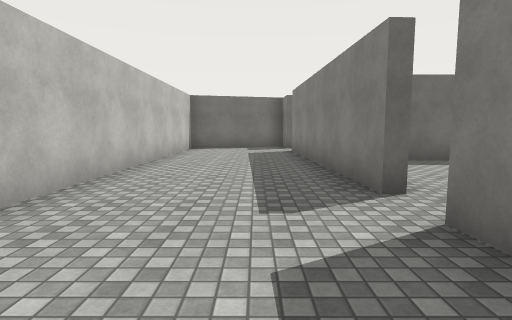
view 1 (above)

22 first-person views from a walk through a Unity game level. The camera is 1.4 m above the floor, tilts 6° down and sees 80° across. The floor is counted in squares, 2 m on a side. Each view is taken from the middle of a square. On the plan, view 1 faces up. The plan holds only what a view shows up to about 10 squares ahead; the rest is blank. The place goes on beyond the plan. The player character is not drawn. Surface patterns are stand-ins for the level's own textures.

view 2
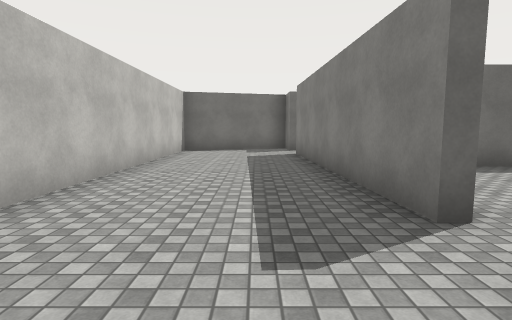

view 3
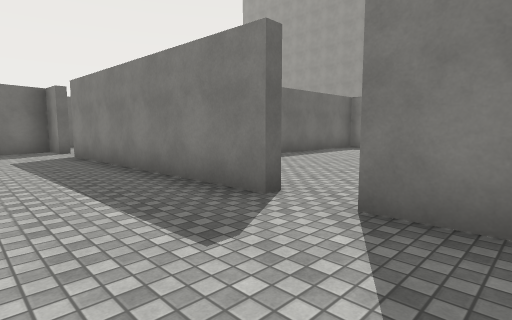

view 4
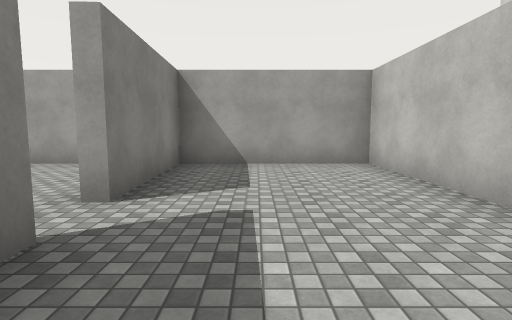

view 5
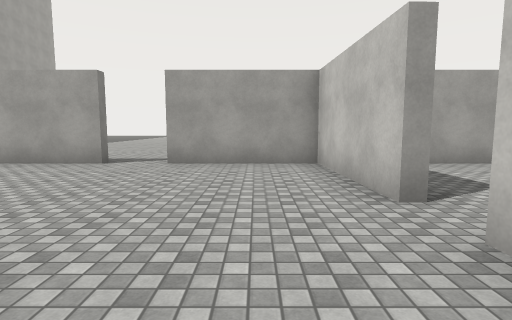

view 6
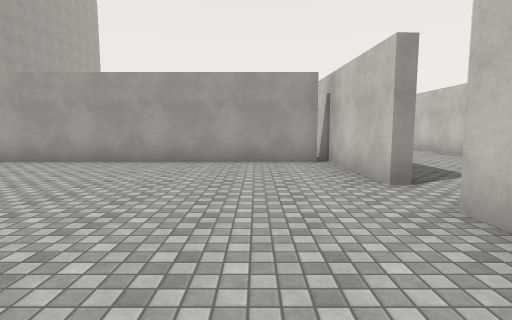

view 7
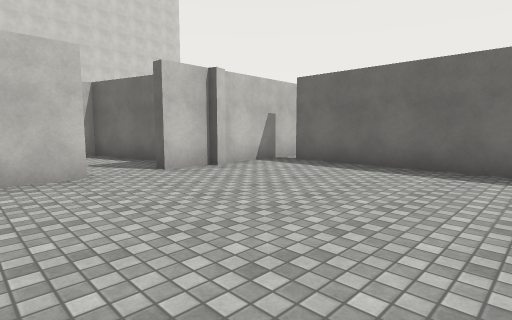

view 8
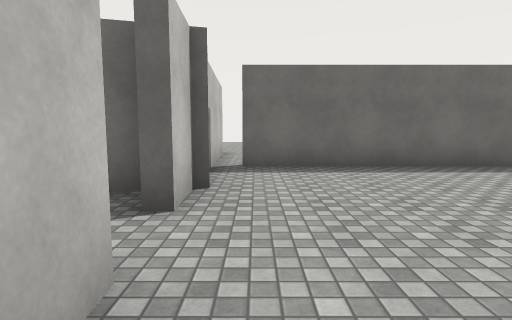

view 9
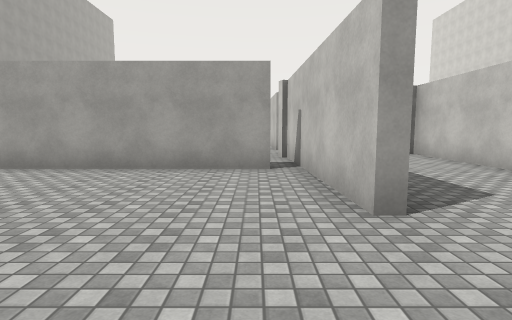

view 10
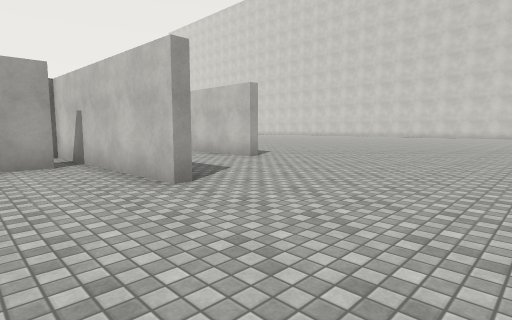

view 11
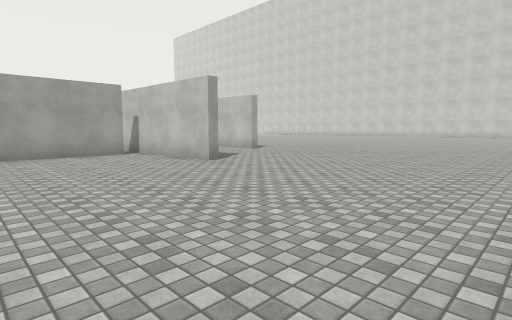

view 12
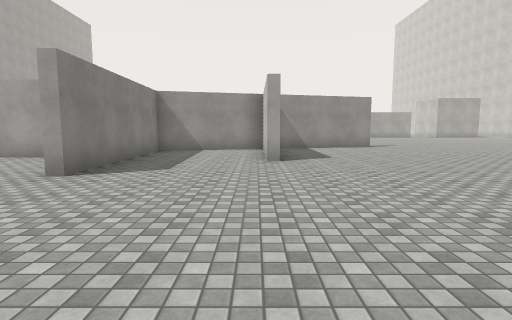

view 13
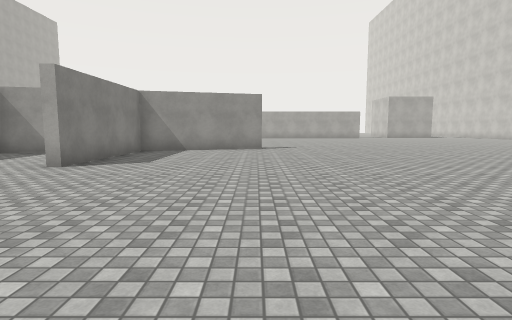

view 14
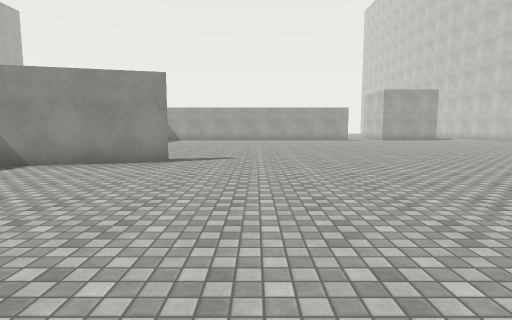

view 15
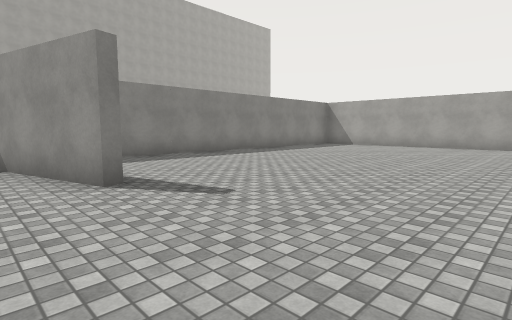

view 16
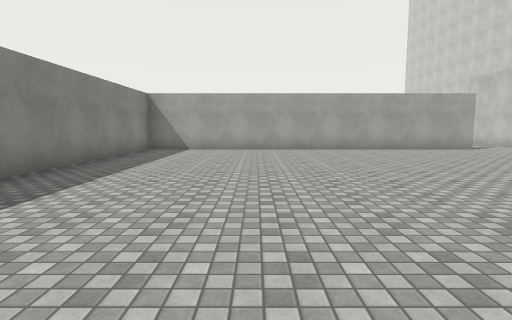

view 17
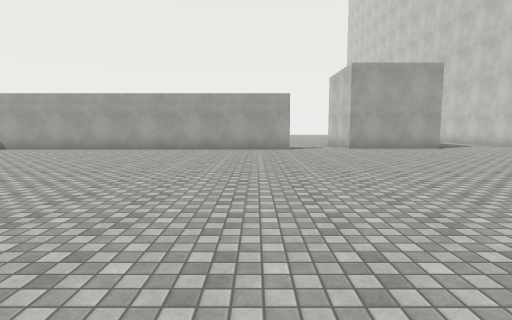

view 18
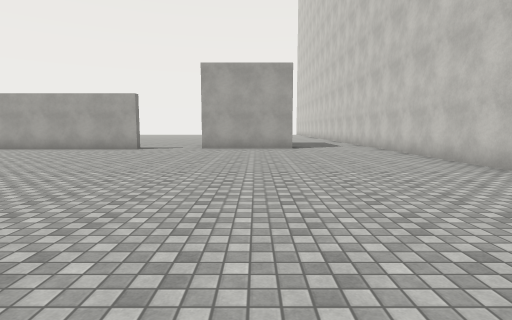

view 19
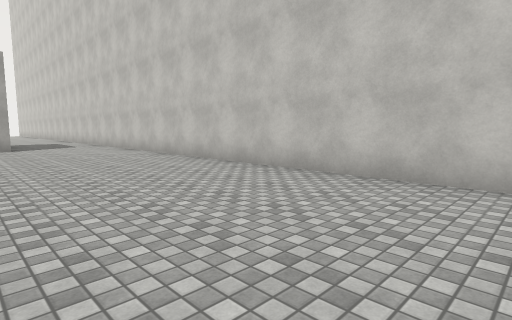

view 20
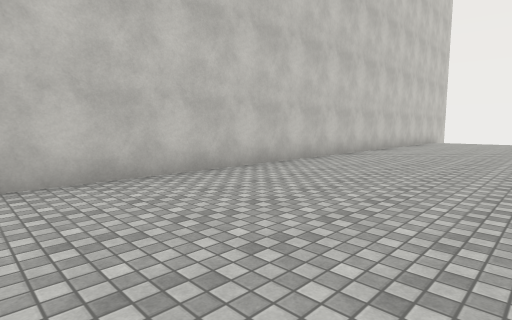

view 21
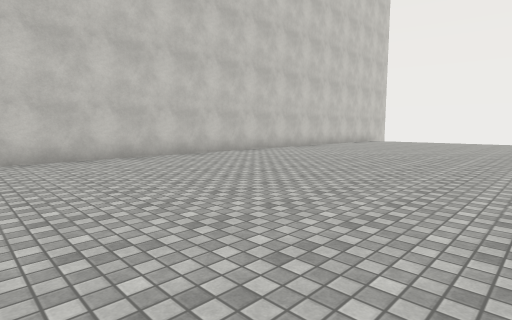

view 22
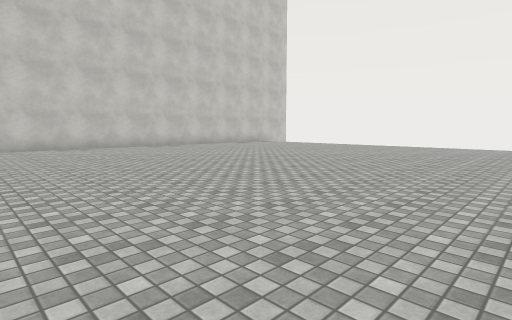

### Floor plan
Points are (right, up) in squares from view 1. A wall is a line through its corners. A room is listed if a view was taken in it or the views show most of it. See-through windows are left out.
Room 1 (views 1, 2, 3, 4)
walls: (1.3, 3.1) (1.1, 9.4); (-2.2, 10.8) (-2.2, -1) (1.5, -1) (1.4, 2.3); (1, 11.4) (-2.2, 10.5)
ways out: opening at (1, 3) to room 2; opening at (1, 10) to room 3
Room 2 (view 5)
walls: (1.6, 2.3) (1.8, -1) (4.8, -1); (6.5, 6.5) (3.2, 6.5); (1.5, 7) (1.5, 5.5)
ways out: opening at (1, 3) to room 1; opening at (5.5, -1)
Room 3 (views 6, 7, 8)
walls: (1.3, 11.8) (1.3, 10.5); (1.4, 9.4) (1.5, 7); (6.5, 13.5) (1.7, 13.5); (1.2, 14) (1.3, 11.6); (1.7, 6.8) (6.5, 6.8)
ways out: opening at (1, 10) to room 1
Room 4 (views 9, 10, 11, 12, 13, 14, 15, 16, 17, 18, 19, 20, 21, 22)
walls: (-6.3, 9.7) (-2.2, 10.8) (1.3, 11.8); (-2.5, 10.6) (-2.5, 14.6) (-2.2, 14.6) (-2.2, 10.8); (1, 11.6) (0.8, 16.6); (1.7, 13.8) (6.5, 13.8); (1.1, 16.6) (1.2, 14); (-21.2, 17.1) (-21.2, -1.1); (-13.1, -1) (-2.5, -1) (-2.5, 8.1)
ways out: opening at (-20, -0.3); opening at (-14.5, -1)

Positions as (right, up) in squares from view 1, and headings:
1: (0, 0), facing up
2: (0, 1), facing up
3: (-1, 1), facing up-right
4: (0, 5), facing down
5: (3, 5), facing down
6: (3, 13), facing down
7: (6, 8), facing up-left
8: (2, 8), facing up
9: (2, 19), facing down
10: (3, 20), facing down-left
11: (5, 22), facing down-left
12: (-2, 21), facing down
13: (-6, 20), facing down
14: (-8, 16), facing down
15: (-10, 11), facing down-right
16: (-6, 9), facing down
17: (-12, 9), facing down
18: (-17, 9), facing down
19: (-17, 10), facing down-left
20: (-17, 7), facing up-left
21: (-14, 7), facing up-left
22: (-10, 11), facing up-left
